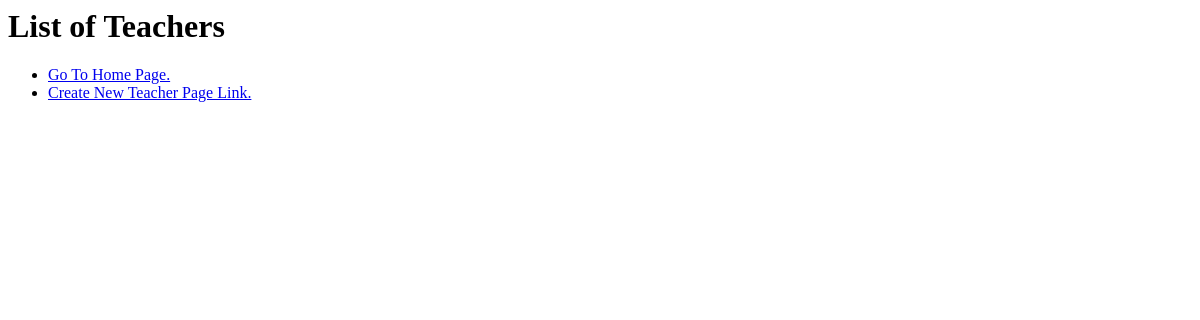
Before: /classroom/list_teacher/ with the older database file.
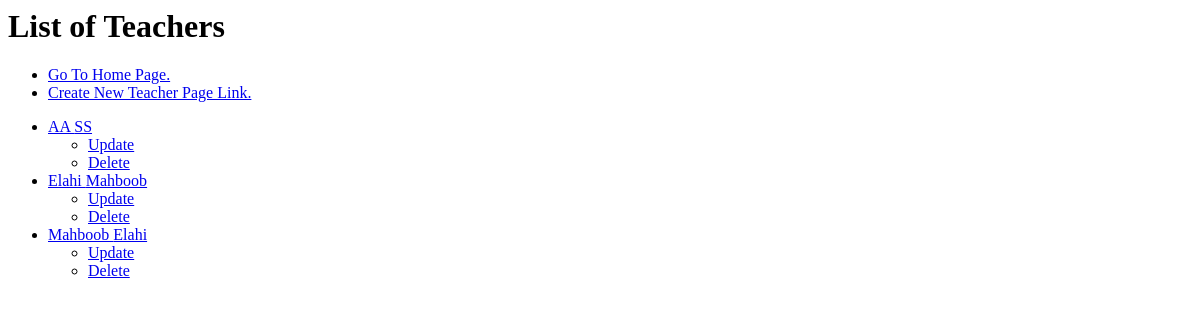
After: the same page with the newer database file.
### classroom/models.py (models this page shows, shortened)
class Teacher(models.Model):
    first_name = models.CharField(max_length=30)
    last_name = models.CharField(max_length=30)
    subject = models.CharField(max_length=30)

### classroom/views.py (the view)
# urls.py: path('list_teacher/', views.TeacherListView.as_view(), name='list_teacher'),
class TeacherListView(ListView):
    model = Teacher
    context_object_name = "teacher_list" #! this is how we can overwrite default context var name.
    queryset = Teacher.objects.order_by('first_name')    #* custom queryset

### classroom/templates/classroom/teacher_list.html (shortened to what this page needs)
<h1>List of Teachers</h1>
<ul>
    <li >
        <a href="{%url 'classroom:home'%}">Go To Home Page.</a>
    </li>
    <li >
        <a href="{%url 'classroom:create_teacher'%}">Create New Teacher Page Link.</a>
    </li>
</ul>
<ul>
    {% for teacher in teacher_list %}
        <li>
            <a href="/classroom/teacher_detail/{{teacher.id}} "> {{teacher.first_name}} {{teacher.last_name}}</a>
        </li>
        <ul>
            <li>
                <a href="/classroom/update_teacher/{{teacher.id}} ">Update</a>
            </li>
            <li>
                <a href="/classroom/delete_teacher/{{teacher.id}} ">Delete</a>
            </li>
        </ul>
    {% endfor %}
</ul>

Changed rows visible on the page:
added Teacher: first_name "AA", last_name "SS"
added Teacher: first_name "Elahi", last_name "Mahboob"
added Teacher: first_name "Mahboob", last_name "Elahi"
